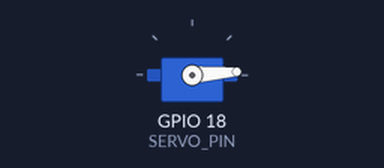
A sketch run on a simulated ESP32. Parts: servo. What the sketch prints to the serial monitor is not drawn.

Above: at 0.05 s.
At 0.9 s:
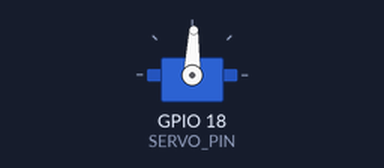
At 1.75 s:
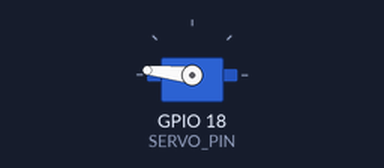
At 3.45 s:
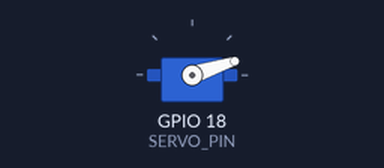
Timing chart, 0 to 8.4 s (numbered marks = the images above):
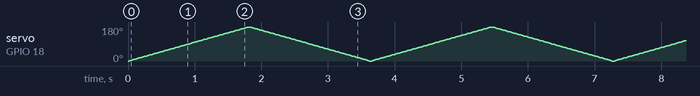

The sketch:

day_19_servo_motor_control.ino
```cpp
// Day 19: Sweep a hobby servo using ESP32Servo.
// Signal -> GPIO 18. Power servo from a suitable external 5V supply.
// Connect external supply GND to ESP32 GND. Do not power a loaded servo from 3V3.
#include <ESP32Servo.h>
Servo myServo;
const int SERVO_PIN = 18;
void setup() {
  Serial.begin(115200);
  myServo.setPeriodHertz(50);
  myServo.attach(SERVO_PIN, 500, 2400);
  Serial.println("Day 19 - servo sweep");
}
void loop() {
  for (int angle = 0; angle <= 180; angle += 2) {
    myServo.write(angle);
    delay(20);
  }
  for (int angle = 180; angle >= 0; angle -= 2) {
    myServo.write(angle);
    delay(20);
  }
}
```
